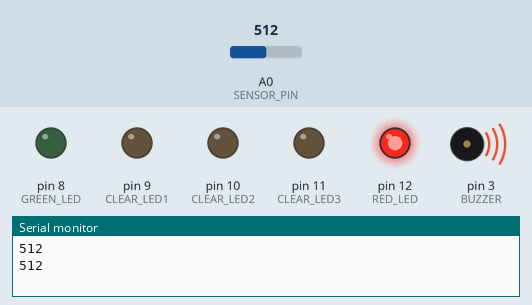
Recording of a sketch running on a simulated Arduino Uno, built with avr-gcc and run on an emulated ATmega328P. On the bench: output pins drawn as LEDs (lit = HIGH), buzzer (waves = sounding), the last lines printed to the serial monitor. The inputs (shaded band) are chosen by the test bench; at power-on: A0 (SENSOR_PIN) = 512.

Above: at 1.8 s.
1.9 s: A0 (SENSOR_PIN) set to 319
3.4 s: A0 (SENSOR_PIN) set to 292
At 4.07 s:
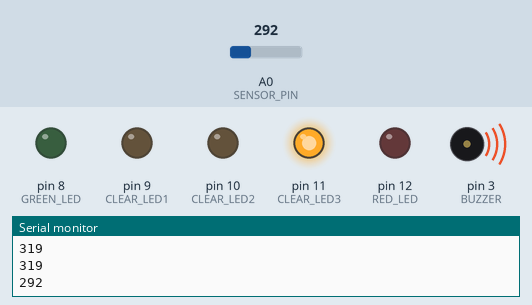
At 4.8 s:
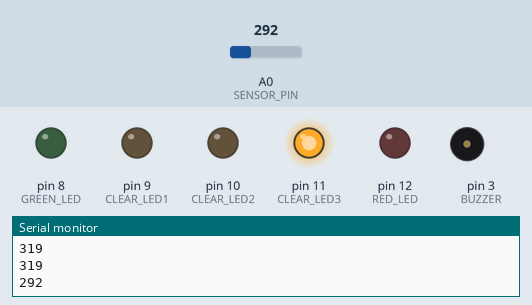
6.9 s: A0 (SENSOR_PIN) set to 217
10.4 s: A0 (SENSOR_PIN) set to 186
At 11.7 s:
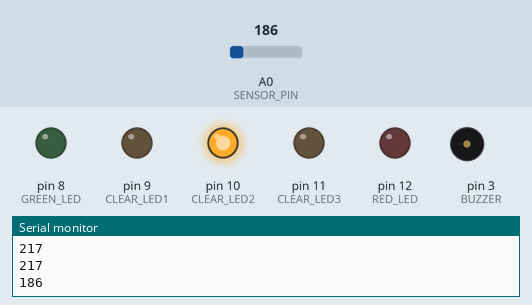
13.9 s: A0 (SENSOR_PIN) set to 169
17.4 s: A0 (SENSOR_PIN) set to 145
At 18.8 s:
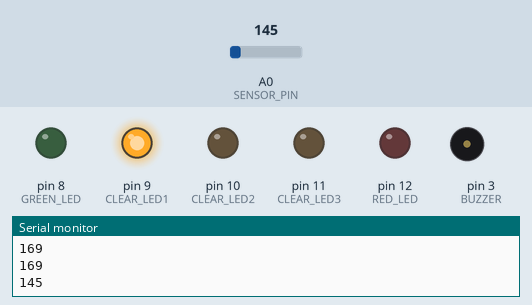
Timing chart, 0 to 22.5 s (numbered marks = the images above; inputs shaded):
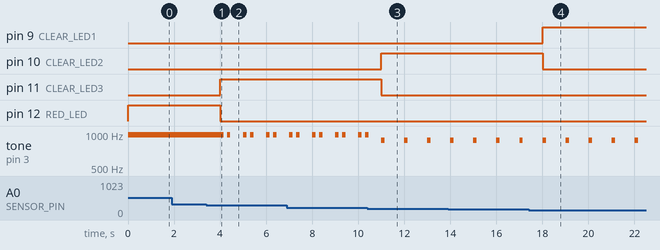

The sketch:

Experiment_2b_Proximity_Dectector.ino
```cpp
// (licence header left out)
const int GREEN_LED = 8;
const int CLEAR_LED1 = 9;
const int CLEAR_LED2 = 10;
const int CLEAR_LED3 = 11;
const int RED_LED = 12;
const int BUZZER = 3;
const int SENSOR_PIN = 0; //analog pin 0 for output of sensor
int value = 0; //holds ADC value

void setup() {
  pinMode (GREEN_LED, OUTPUT);
  pinMode (CLEAR_LED1, OUTPUT);
  pinMode (CLEAR_LED2, OUTPUT);
  pinMode (CLEAR_LED3, OUTPUT);
  pinMode (RED_LED, OUTPUT);
  Serial.begin (9600); //initialize serial monitor
}

void loop() {
  value = analogRead (SENSOR_PIN); //read sensor
  Serial.println(value);
  if (value < 141) { //ADC value for 20cm
    digitalWrite (GREEN_LED, HIGH); //Turn on green LED
    digitalWrite (CLEAR_LED1, LOW); //Turn off 1st clear LED
    digitalWrite (CLEAR_LED2, LOW); //Turn off 2nd clear LED
    digitalWrite (CLEAR_LED3, LOW); //Turn off 3rd clear LED
    digitalWrite (RED_LED, LOW); //Turn off red LED
    delay (1000);
    //no sound
    noTone(BUZZER);
  } else if (value < 163 && value >= 141) { //>16cm and <=20cm
    digitalWrite (GREEN_LED, LOW); //Turn off green LED
    digitalWrite (CLEAR_LED1, HIGH); //Turn on 1st clear LED
    digitalWrite (CLEAR_LED2, LOW); //Turn off 2nd clear LED
    digitalWrite (CLEAR_LED3, LOW); //Turn off 3rd clear LED
    digitalWrite (RED_LED, LOW); //Turn off red LED
    //1 short beep every second
    tone (BUZZER, 880, 150); // 880Hz for 0.15s
    delay (1000); //wait for 0.85 second after tone finishes
  } else if (value < 203 && value >= 163) { //>12cm and <=16cm
    digitalWrite (GREEN_LED, LOW); //Turn of green LED
    digitalWrite (CLEAR_LED1, LOW); //Turn off 1st clear LED
    digitalWrite (CLEAR_LED2, HIGH); //Turn on 2nd clear LED
    digitalWrite (CLEAR_LED3, LOW); //Turn off 3rd clear LED
    digitalWrite (RED_LED, LOW); //Turn off red LED
    //1 short beep every second
    tone (BUZZER, 880, 150); // 880Hz for 0.15s
    delay (1000); //wait for 0.85 second after tone finishes
  } else if (value < 301 && value >= 203) { //>8cm and <=12cm
    digitalWrite (GREEN_LED, LOW); //Turn off green LED
    digitalWrite (CLEAR_LED1, LOW); //Turn off 1st clear LED
    digitalWrite (CLEAR_LED2, LOW); //Turn off 2nd clear LED
    digitalWrite (CLEAR_LED3, HIGH); //Turn on 3rd clear LED
    digitalWrite (RED_LED, LOW); //Turn off red LED
    //2 short beeps every second
    tone (BUZZER, 988, 150); // 880Hz for 0.15s
    delay (300);
    tone (BUZZER, 988, 150); // 880Hz for 0.15s
    delay (700); //wait for 0.25 second
  } else if (value < 540 && value >= 301)//>4cm and <=8cm
  {
    digitalWrite (GREEN_LED, LOW); //Turn off green LED
    digitalWrite (CLEAR_LED1, LOW); //Turn off 1st clear LED
    digitalWrite (CLEAR_LED2, LOW); //Turn off 2nd clear LED
    digitalWrite (CLEAR_LED3, LOW); //Turn off 3rd clear LED
    digitalWrite (RED_LED, HIGH); //Turn on red LED
    //continuous beep
    tone (BUZZER, 988);
    delay (1000);
  }
}
```

Measured:
- the behaviour switches between 301 and 300 on A0 (SENSOR_PIN) (found by bisection; images 0 and 1)
- the behaviour switches between 203 and 202 on A0 (SENSOR_PIN) (found by bisection; images 2 and 3)
- the behaviour switches between 163 and 162 on A0 (SENSOR_PIN) (found by bisection; images 3 and 4)
- after the input at 3.4 s, pin 11 (CLEAR_LED3): LOW → HIGH after 0.60 s; pin 12 (RED_LED): HIGH → LOW after 0.60 s; tone on pin 3 (BUZZER): 988 Hz → silent after 0.75 s, then repeats every 1.0 s: 988 Hz 0.15 s, silent 0.55 s, 988 Hz 0.15 s, silent 0.15 s
- after the input at 10.4 s, pin 10 (CLEAR_LED2): LOW → HIGH after 0.60 s; pin 11 (CLEAR_LED3): HIGH → LOW after 0.60 s
- after the input at 17.4 s, pin 9 (CLEAR_LED1): LOW → HIGH after 0.61 s; pin 10 (CLEAR_LED2): HIGH → LOW after 0.61 s
